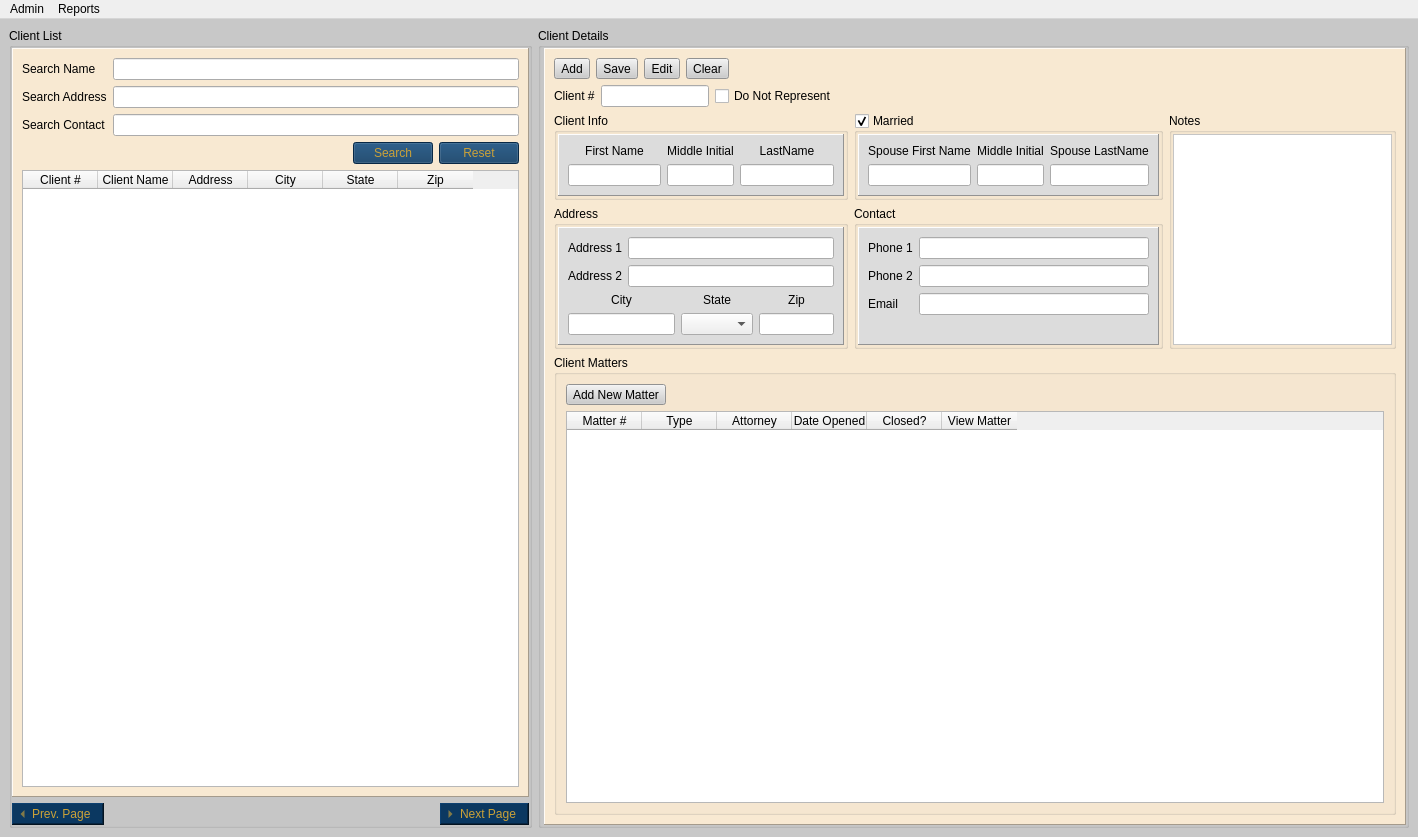
<?xml version="1.0" encoding="UTF-8"?>
<ui version="4.0">
 <class>MainWindow</class>
 <widget class="QMainWindow" name="MainWindow">
  <property name="geometry">
   <rect>
    <x>0</x>
    <y>0</y>
    <width>1418</width>
    <height>837</height>
   </rect>
  </property>
  <property name="windowTitle">
   <string>Rudy Matters</string>
  </property>
  <property name="styleSheet">
   <string notr="true">
QMainWindow#MainWindow{
	
	background-color:rgb(200, 200, 200);
	font: 10pt &quot;Microsoft Tai Le&quot;;
}
QGroupBox{
	font: 75 12pt &quot;Microsoft Tai Le&quot;;
}
QFrame#groupFrame,QFrame#groupFrame_2 {
	
	background-color:rgb(248, 233, 210);
}
QPushButton{
	
	font: 75 10pt &quot;Microsoft Tai Le&quot;;
	color: rgb(202, 161, 56);
	background-color: rgb(11, 56, 97);
}
QToolButton{
	
	background-color: rgb(204, 204, 204);
	font: 75 10pt &quot;Microsoft Tai Le&quot;;
}
QToolButton#prevPage{
	
	font: 75 10pt &quot;Microsoft Tai Le&quot;;
	color: rgb(202, 161, 56);
	background-color: rgb(11, 56, 97);
}
QToolButton#nextPage{
	
	font: 75 10pt &quot;Microsoft Tai Le&quot;;
	color: rgb(202, 161, 56);
	background-color: rgb(11, 56, 97);
}</string>
  </property>
  <widget class="QWidget" name="centralwidget">
   <layout class="QHBoxLayout" name="horizontalLayout_6" stretch="3,5">
    <item>
     <widget class="QGroupBox" name="listGroup">
      <property name="sizePolicy">
       <sizepolicy hsizetype="Expanding" vsizetype="Preferred">
        <horstretch>0</horstretch>
        <verstretch>0</verstretch>
       </sizepolicy>
      </property>
      <property name="title">
       <string>Client List</string>
      </property>
      <property name="alignment">
       <set>Qt::AlignLeading|Qt::AlignLeft|Qt::AlignTop</set>
      </property>
      <property name="flat">
       <bool>true</bool>
      </property>
      <layout class="QVBoxLayout" name="verticalLayout_2">
       <property name="leftMargin">
        <number>0</number>
       </property>
       <property name="topMargin">
        <number>0</number>
       </property>
       <property name="rightMargin">
        <number>0</number>
       </property>
       <property name="bottomMargin">
        <number>0</number>
       </property>
       <item>
        <widget class="QFrame" name="groupFrame">
         <property name="frameShape">
          <enum>QFrame::Panel</enum>
         </property>
         <property name="frameShadow">
          <enum>QFrame::Raised</enum>
         </property>
         <property name="lineWidth">
          <number>1</number>
         </property>
         <layout class="QVBoxLayout" name="verticalLayout">
          <item>
           <layout class="QFormLayout" name="formLayout">
            <item row="0" column="0">
             <widget class="QLabel" name="label">
              <property name="text">
               <string>Search Name</string>
              </property>
             </widget>
            </item>
            <item row="0" column="1">
             <widget class="QLineEdit" name="searchNames"/>
            </item>
            <item row="1" column="0">
             <widget class="QLabel" name="label_2">
              <property name="text">
               <string>Search Address</string>
              </property>
             </widget>
            </item>
            <item row="1" column="1">
             <widget class="QLineEdit" name="searchAddress"/>
            </item>
            <item row="2" column="0">
             <widget class="QLabel" name="label_3">
              <property name="text">
               <string>Search Contact</string>
              </property>
             </widget>
            </item>
            <item row="2" column="1">
             <widget class="QLineEdit" name="searchContacts"/>
            </item>
            <item row="3" column="0" colspan="2">
             <layout class="QHBoxLayout" name="horizontalLayout">
              <item>
               <spacer name="horizontalSpacer_2">
                <property name="orientation">
                 <enum>Qt::Horizontal</enum>
                </property>
                <property name="sizeHint" stdset="0">
                 <size>
                  <width>40</width>
                  <height>20</height>
                 </size>
                </property>
               </spacer>
              </item>
              <item>
               <widget class="QPushButton" name="search">
                <property name="text">
                 <string>Search</string>
                </property>
               </widget>
              </item>
              <item>
               <widget class="QPushButton" name="reset">
                <property name="text">
                 <string>Reset</string>
                </property>
               </widget>
              </item>
             </layout>
            </item>
           </layout>
          </item>
          <item>
           <widget class="QTableWidget" name="clientList">
            <attribute name="horizontalHeaderDefaultSectionSize">
             <number>75</number>
            </attribute>
            <column>
             <property name="text">
              <string>Client #</string>
             </property>
            </column>
            <column>
             <property name="text">
              <string>Client Name</string>
             </property>
            </column>
            <column>
             <property name="text">
              <string>Address</string>
             </property>
            </column>
            <column>
             <property name="text">
              <string>City</string>
             </property>
            </column>
            <column>
             <property name="text">
              <string>State</string>
             </property>
            </column>
            <column>
             <property name="text">
              <string>Zip</string>
             </property>
            </column>
           </widget>
          </item>
         </layout>
        </widget>
       </item>
       <item>
        <layout class="QHBoxLayout" name="horizontalLayout_2">
         <item>
          <widget class="QToolButton" name="prevPage">
           <property name="text">
            <string>Prev. Page</string>
           </property>
           <property name="iconSize">
            <size>
             <width>15</width>
             <height>15</height>
            </size>
           </property>
           <property name="toolButtonStyle">
            <enum>Qt::ToolButtonTextBesideIcon</enum>
           </property>
           <property name="arrowType">
            <enum>Qt::LeftArrow</enum>
           </property>
          </widget>
         </item>
         <item>
          <spacer name="horizontalSpacer">
           <property name="orientation">
            <enum>Qt::Horizontal</enum>
           </property>
           <property name="sizeHint" stdset="0">
            <size>
             <width>40</width>
             <height>20</height>
            </size>
           </property>
          </spacer>
         </item>
         <item>
          <widget class="QToolButton" name="nextPage">
           <property name="text">
            <string>Next Page</string>
           </property>
           <property name="iconSize">
            <size>
             <width>15</width>
             <height>15</height>
            </size>
           </property>
           <property name="toolButtonStyle">
            <enum>Qt::ToolButtonTextBesideIcon</enum>
           </property>
           <property name="arrowType">
            <enum>Qt::RightArrow</enum>
           </property>
          </widget>
         </item>
        </layout>
       </item>
      </layout>
     </widget>
    </item>
    <item>
     <widget class="QGroupBox" name="detailGroup">
      <property name="sizePolicy">
       <sizepolicy hsizetype="Preferred" vsizetype="Expanding">
        <horstretch>0</horstretch>
        <verstretch>0</verstretch>
       </sizepolicy>
      </property>
      <property name="styleSheet">
       <string notr="true"/>
      </property>
      <property name="title">
       <string>Client Details</string>
      </property>
      <property name="flat">
       <bool>true</bool>
      </property>
      <layout class="QVBoxLayout" name="verticalLayout_9">
       <property name="leftMargin">
        <number>3</number>
       </property>
       <property name="topMargin">
        <number>0</number>
       </property>
       <property name="rightMargin">
        <number>0</number>
       </property>
       <property name="bottomMargin">
        <number>0</number>
       </property>
       <item>
        <widget class="QFrame" name="groupFrame_2">
         <property name="frameShape">
          <enum>QFrame::Panel</enum>
         </property>
         <property name="frameShadow">
          <enum>QFrame::Raised</enum>
         </property>
         <layout class="QGridLayout" name="gridLayout_2">
          <item row="3" column="0">
           <widget class="QGroupBox" name="clientAddress">
            <property name="title">
             <string>Address</string>
            </property>
            <property name="flat">
             <bool>true</bool>
            </property>
            <layout class="QVBoxLayout" name="verticalLayout_5">
             <property name="spacing">
              <number>1</number>
             </property>
             <property name="leftMargin">
              <number>1</number>
             </property>
             <property name="topMargin">
              <number>1</number>
             </property>
             <property name="rightMargin">
              <number>1</number>
             </property>
             <property name="bottomMargin">
              <number>1</number>
             </property>
             <item>
              <widget class="QFrame" name="frame_3">
               <property name="styleSheet">
                <string notr="true">QFrame{ background-color: rgb(220, 220, 220); }</string>
               </property>
               <property name="frameShape">
                <enum>QFrame::Panel</enum>
               </property>
               <property name="frameShadow">
                <enum>QFrame::Raised</enum>
               </property>
               <layout class="QFormLayout" name="formLayout_3">
                <item row="0" column="0">
                 <widget class="QLabel" name="label_27">
                  <property name="text">
                   <string>Address 1</string>
                  </property>
                 </widget>
                </item>
                <item row="0" column="1">
                 <widget class="QLineEdit" name="addr1"/>
                </item>
                <item row="1" column="0">
                 <widget class="QLabel" name="label_28">
                  <property name="text">
                   <string>Address 2</string>
                  </property>
                 </widget>
                </item>
                <item row="1" column="1">
                 <widget class="QLineEdit" name="addr2"/>
                </item>
                <item row="2" column="0" colspan="2">
                 <layout class="QGridLayout" name="gridLayout_9">
                  <item row="0" column="0">
                   <widget class="QLabel" name="label_24">
                    <property name="text">
                     <string>City</string>
                    </property>
                    <property name="alignment">
                     <set>Qt::AlignCenter</set>
                    </property>
                   </widget>
                  </item>
                  <item row="0" column="1">
                   <widget class="QLabel" name="label_25">
                    <property name="text">
                     <string>State</string>
                    </property>
                    <property name="alignment">
                     <set>Qt::AlignCenter</set>
                    </property>
                   </widget>
                  </item>
                  <item row="0" column="2">
                   <widget class="QLabel" name="label_26">
                    <property name="text">
                     <string>Zip</string>
                    </property>
                    <property name="alignment">
                     <set>Qt::AlignCenter</set>
                    </property>
                   </widget>
                  </item>
                  <item row="1" column="0">
                   <widget class="QLineEdit" name="city"/>
                  </item>
                  <item row="1" column="1">
                   <widget class="QComboBox" name="state"/>
                  </item>
                  <item row="1" column="2">
                   <widget class="QLineEdit" name="zipcode">
                    <property name="maximumSize">
                     <size>
                      <width>75</width>
                      <height>16777215</height>
                     </size>
                    </property>
                   </widget>
                  </item>
                 </layout>
                </item>
               </layout>
              </widget>
             </item>
            </layout>
           </widget>
          </item>
          <item row="2" column="0">
           <widget class="QGroupBox" name="clientInfo">
            <property name="title">
             <string>Client Info</string>
            </property>
            <property name="flat">
             <bool>true</bool>
            </property>
            <layout class="QVBoxLayout" name="verticalLayout_3">
             <property name="spacing">
              <number>1</number>
             </property>
             <property name="leftMargin">
              <number>1</number>
             </property>
             <property name="topMargin">
              <number>1</number>
             </property>
             <property name="rightMargin">
              <number>1</number>
             </property>
             <property name="bottomMargin">
              <number>1</number>
             </property>
             <item>
              <widget class="QFrame" name="frame">
               <property name="styleSheet">
                <string notr="true">QFrame{ background-color: rgb(220, 220, 220); }</string>
               </property>
               <property name="frameShape">
                <enum>QFrame::Panel</enum>
               </property>
               <property name="frameShadow">
                <enum>QFrame::Raised</enum>
               </property>
               <layout class="QGridLayout" name="gridLayout_3">
                <item row="0" column="0" colspan="2">
                 <layout class="QGridLayout" name="gridLayout">
                  <item row="0" column="0">
                   <widget class="QLabel" name="label_5">
                    <property name="text">
                     <string>First Name</string>
                    </property>
                    <property name="alignment">
                     <set>Qt::AlignCenter</set>
                    </property>
                   </widget>
                  </item>
                  <item row="0" column="1">
                   <widget class="QLabel" name="label_6">
                    <property name="text">
                     <string>Middle Initial</string>
                    </property>
                    <property name="alignment">
                     <set>Qt::AlignCenter</set>
                    </property>
                   </widget>
                  </item>
                  <item row="0" column="2">
                   <widget class="QLabel" name="label_7">
                    <property name="text">
                     <string>LastName</string>
                    </property>
                    <property name="alignment">
                     <set>Qt::AlignCenter</set>
                    </property>
                   </widget>
                  </item>
                  <item row="1" column="0">
                   <widget class="QLineEdit" name="firstName"/>
                  </item>
                  <item row="1" column="1">
                   <widget class="QLineEdit" name="middleInitial">
                    <property name="sizePolicy">
                     <sizepolicy hsizetype="Preferred" vsizetype="Fixed">
                      <horstretch>0</horstretch>
                      <verstretch>0</verstretch>
                     </sizepolicy>
                    </property>
                    <property name="maximumSize">
                     <size>
                      <width>75</width>
                      <height>16777215</height>
                     </size>
                    </property>
                   </widget>
                  </item>
                  <item row="1" column="2">
                   <widget class="QLineEdit" name="lastName"/>
                  </item>
                 </layout>
                </item>
               </layout>
              </widget>
             </item>
            </layout>
           </widget>
          </item>
          <item row="3" column="1">
           <widget class="QGroupBox" name="clientContact">
            <property name="title">
             <string>Contact</string>
            </property>
            <property name="flat">
             <bool>true</bool>
            </property>
            <layout class="QVBoxLayout" name="verticalLayout_6">
             <property name="spacing">
              <number>1</number>
             </property>
             <property name="leftMargin">
              <number>1</number>
             </property>
             <property name="topMargin">
              <number>1</number>
             </property>
             <property name="rightMargin">
              <number>1</number>
             </property>
             <property name="bottomMargin">
              <number>1</number>
             </property>
             <item>
              <widget class="QFrame" name="frame_4">
               <property name="styleSheet">
                <string notr="true">QFrame{ background-color: rgb(220, 220, 220); }</string>
               </property>
               <property name="frameShape">
                <enum>QFrame::Panel</enum>
               </property>
               <property name="frameShadow">
                <enum>QFrame::Raised</enum>
               </property>
               <layout class="QFormLayout" name="formLayout_2">
                <item row="0" column="0">
                 <widget class="QLabel" name="label_33">
                  <property name="text">
                   <string>Phone 1</string>
                  </property>
                 </widget>
                </item>
                <item row="0" column="1">
                 <widget class="QLineEdit" name="phone1"/>
                </item>
                <item row="1" column="0">
                 <widget class="QLabel" name="label_32">
                  <property name="text">
                   <string>Phone 2</string>
                  </property>
                 </widget>
                </item>
                <item row="1" column="1">
                 <widget class="QLineEdit" name="phone2"/>
                </item>
                <item row="2" column="0">
                 <widget class="QLabel" name="label_34">
                  <property name="text">
                   <string>Email</string>
                  </property>
                 </widget>
                </item>
                <item row="2" column="1">
                 <widget class="QLineEdit" name="email"/>
                </item>
               </layout>
              </widget>
             </item>
            </layout>
           </widget>
          </item>
          <item row="2" column="1">
           <widget class="QGroupBox" name="spouseInfo">
            <property name="title">
             <string>Married</string>
            </property>
            <property name="flat">
             <bool>true</bool>
            </property>
            <property name="checkable">
             <bool>true</bool>
            </property>
            <layout class="QVBoxLayout" name="verticalLayout_4">
             <property name="spacing">
              <number>1</number>
             </property>
             <property name="leftMargin">
              <number>1</number>
             </property>
             <property name="topMargin">
              <number>1</number>
             </property>
             <property name="rightMargin">
              <number>1</number>
             </property>
             <property name="bottomMargin">
              <number>1</number>
             </property>
             <item>
              <widget class="QFrame" name="frame_2">
               <property name="styleSheet">
                <string notr="true">QFrame{ background-color: rgb(220, 220, 220); }</string>
               </property>
               <property name="frameShape">
                <enum>QFrame::Panel</enum>
               </property>
               <property name="frameShadow">
                <enum>QFrame::Raised</enum>
               </property>
               <layout class="QGridLayout" name="gridLayout_4">
                <item row="0" column="0" colspan="2">
                 <layout class="QGridLayout" name="gridLayout_5">
                  <item row="0" column="0">
                   <widget class="QLabel" name="label_13">
                    <property name="text">
                     <string>Spouse First Name</string>
                    </property>
                    <property name="alignment">
                     <set>Qt::AlignCenter</set>
                    </property>
                   </widget>
                  </item>
                  <item row="0" column="1">
                   <widget class="QLabel" name="label_14">
                    <property name="text">
                     <string>Middle Initial</string>
                    </property>
                    <property name="alignment">
                     <set>Qt::AlignCenter</set>
                    </property>
                   </widget>
                  </item>
                  <item row="0" column="2">
                   <widget class="QLabel" name="label_15">
                    <property name="text">
                     <string>Spouse LastName</string>
                    </property>
                    <property name="alignment">
                     <set>Qt::AlignCenter</set>
                    </property>
                   </widget>
                  </item>
                  <item row="1" column="0">
                   <widget class="QLineEdit" name="firstName_2"/>
                  </item>
                  <item row="1" column="1">
                   <widget class="QLineEdit" name="middleInitial_2">
                    <property name="sizePolicy">
                     <sizepolicy hsizetype="Preferred" vsizetype="Fixed">
                      <horstretch>0</horstretch>
                      <verstretch>0</verstretch>
                     </sizepolicy>
                    </property>
                    <property name="maximumSize">
                     <size>
                      <width>75</width>
                      <height>16777215</height>
                     </size>
                    </property>
                   </widget>
                  </item>
                  <item row="1" column="2">
                   <widget class="QLineEdit" name="lastName_2"/>
                  </item>
                 </layout>
                </item>
               </layout>
              </widget>
             </item>
            </layout>
           </widget>
          </item>
          <item row="2" column="2" rowspan="2">
           <widget class="QGroupBox" name="clientAddress_3">
            <property name="title">
             <string>Notes</string>
            </property>
            <property name="flat">
             <bool>true</bool>
            </property>
            <layout class="QVBoxLayout" name="verticalLayout_7">
             <property name="spacing">
              <number>1</number>
             </property>
             <property name="leftMargin">
              <number>1</number>
             </property>
             <property name="topMargin">
              <number>1</number>
             </property>
             <property name="rightMargin">
              <number>1</number>
             </property>
             <property name="bottomMargin">
              <number>1</number>
             </property>
             <item>
              <widget class="QTextEdit" name="notes">
               <property name="sizePolicy">
                <sizepolicy hsizetype="Expanding" vsizetype="Preferred">
                 <horstretch>0</horstretch>
                 <verstretch>0</verstretch>
                </sizepolicy>
               </property>
               <property name="styleSheet">
                <string notr="true">background-color: rgb(255, 255, 255);</string>
               </property>
              </widget>
             </item>
            </layout>
           </widget>
          </item>
          <item row="4" column="0" colspan="3">
           <widget class="QGroupBox" name="mattersGroup">
            <property name="sizePolicy">
             <sizepolicy hsizetype="Expanding" vsizetype="Expanding">
              <horstretch>0</horstretch>
              <verstretch>0</verstretch>
             </sizepolicy>
            </property>
            <property name="title">
             <string>Client Matters</string>
            </property>
            <layout class="QVBoxLayout" name="verticalLayout_8">
             <item>
              <layout class="QHBoxLayout" name="horizontalLayout_5">
               <item>
                <widget class="QToolButton" name="addMatter">
                 <property name="text">
                  <string>Add New Matter</string>
                 </property>
                 <property name="icon">
                  <iconset>
                   <normaloff>Icons/plus.ico</normaloff>Icons/plus.ico</iconset>
                 </property>
                 <property name="toolButtonStyle">
                  <enum>Qt::ToolButtonTextBesideIcon</enum>
                 </property>
                </widget>
               </item>
               <item>
                <spacer name="horizontalSpacer_5">
                 <property name="orientation">
                  <enum>Qt::Horizontal</enum>
                 </property>
                 <property name="sizeHint" stdset="0">
                  <size>
                   <width>40</width>
                   <height>20</height>
                  </size>
                 </property>
                </spacer>
               </item>
              </layout>
             </item>
             <item>
              <widget class="QTableWidget" name="matterList">
               <attribute name="horizontalHeaderDefaultSectionSize">
                <number>75</number>
               </attribute>
               <column>
                <property name="text">
                 <string>Matter #</string>
                </property>
               </column>
               <column>
                <property name="text">
                 <string>Type</string>
                </property>
               </column>
               <column>
                <property name="text">
                 <string>Attorney</string>
                </property>
               </column>
               <column>
                <property name="text">
                 <string>Date Opened</string>
                </property>
               </column>
               <column>
                <property name="text">
                 <string>Closed?</string>
                </property>
               </column>
               <column>
                <property name="text">
                 <string>View Matter</string>
                </property>
               </column>
              </widget>
             </item>
            </layout>
           </widget>
          </item>
          <item row="0" column="0" colspan="3">
           <layout class="QHBoxLayout" name="horizontalLayout_3">
            <item>
             <widget class="QToolButton" name="addClient">
              <property name="text">
               <string>Add</string>
              </property>
              <property name="icon">
               <iconset>
                <normaloff>Icons/plus.ico</normaloff>Icons/plus.ico</iconset>
              </property>
              <property name="toolButtonStyle">
               <enum>Qt::ToolButtonTextBesideIcon</enum>
              </property>
             </widget>
            </item>
            <item>
             <widget class="QToolButton" name="saveChanges">
              <property name="text">
               <string>Save</string>
              </property>
              <property name="icon">
               <iconset>
                <normaloff>Icons/save.ico</normaloff>Icons/save.ico</iconset>
              </property>
              <property name="toolButtonStyle">
               <enum>Qt::ToolButtonTextBesideIcon</enum>
              </property>
             </widget>
            </item>
            <item>
             <widget class="QToolButton" name="editClient">
              <property name="text">
               <string>Edit</string>
              </property>
              <property name="icon">
               <iconset>
                <normaloff>Icons/note.ico</normaloff>Icons/note.ico</iconset>
              </property>
              <property name="toolButtonStyle">
               <enum>Qt::ToolButtonTextBesideIcon</enum>
              </property>
             </widget>
            </item>
            <item>
             <widget class="QToolButton" name="clearContent">
              <property name="text">
               <string>Clear</string>
              </property>
              <property name="icon">
               <iconset>
                <normaloff>Icons/clear.ico</normaloff>Icons/clear.ico</iconset>
              </property>
              <property name="toolButtonStyle">
               <enum>Qt::ToolButtonTextBesideIcon</enum>
              </property>
             </widget>
            </item>
            <item>
             <spacer name="horizontalSpacer_4">
              <property name="orientation">
               <enum>Qt::Horizontal</enum>
              </property>
              <property name="sizeHint" stdset="0">
               <size>
                <width>40</width>
                <height>20</height>
               </size>
              </property>
             </spacer>
            </item>
           </layout>
          </item>
          <item row="1" column="0" colspan="3">
           <layout class="QHBoxLayout" name="horizontalLayout_4">
            <item>
             <widget class="QLabel" name="label_4">
              <property name="styleSheet">
               <string notr="true">font: 75 12pt &quot;Microsoft Tai Le&quot;;</string>
              </property>
              <property name="text">
               <string>Client #</string>
              </property>
             </widget>
            </item>
            <item>
             <widget class="QLineEdit" name="clientNum">
              <property name="sizePolicy">
               <sizepolicy hsizetype="Preferred" vsizetype="Fixed">
                <horstretch>0</horstretch>
                <verstretch>0</verstretch>
               </sizepolicy>
              </property>
             </widget>
            </item>
            <item>
             <widget class="QCheckBox" name="checkBox">
              <property name="text">
               <string>Do Not Represent</string>
              </property>
             </widget>
            </item>
            <item>
             <spacer name="horizontalSpacer_3">
              <property name="orientation">
               <enum>Qt::Horizontal</enum>
              </property>
              <property name="sizeHint" stdset="0">
               <size>
                <width>40</width>
                <height>20</height>
               </size>
              </property>
             </spacer>
            </item>
           </layout>
          </item>
         </layout>
        </widget>
       </item>
      </layout>
     </widget>
    </item>
   </layout>
  </widget>
  <widget class="QMenuBar" name="menubar">
   <property name="geometry">
    <rect>
     <x>0</x>
     <y>0</y>
     <width>1418</width>
     <height>21</height>
    </rect>
   </property>
   <widget class="QMenu" name="menuAdmin">
    <property name="title">
     <string>Admin</string>
    </property>
    <addaction name="actionManage_Matter_Types"/>
    <addaction name="actionManage_Users"/>
   </widget>
   <widget class="QMenu" name="menuReports">
    <property name="title">
     <string>Reports</string>
    </property>
   </widget>
   <addaction name="menuAdmin"/>
   <addaction name="menuReports"/>
  </widget>
  <action name="actionManage_Users">
   <property name="text">
    <string>Manage Users</string>
   </property>
  </action>
  <action name="actionManage_Matter_Types">
   <property name="text">
    <string>Manage Matter Types</string>
   </property>
  </action>
 </widget>
 <tabstops>
  <tabstop>searchNames</tabstop>
  <tabstop>searchAddress</tabstop>
  <tabstop>searchContacts</tabstop>
  <tabstop>search</tabstop>
  <tabstop>reset</tabstop>
  <tabstop>clientList</tabstop>
  <tabstop>clientNum</tabstop>
  <tabstop>checkBox</tabstop>
  <tabstop>firstName</tabstop>
  <tabstop>middleInitial</tabstop>
  <tabstop>lastName</tabstop>
  <tabstop>spouseInfo</tabstop>
  <tabstop>firstName_2</tabstop>
  <tabstop>middleInitial_2</tabstop>
  <tabstop>lastName_2</tabstop>
  <tabstop>addr1</tabstop>
  <tabstop>addr2</tabstop>
  <tabstop>city</tabstop>
  <tabstop>state</tabstop>
  <tabstop>zipcode</tabstop>
  <tabstop>phone1</tabstop>
  <tabstop>phone2</tabstop>
  <tabstop>email</tabstop>
  <tabstop>notes</tabstop>
  <tabstop>addMatter</tabstop>
  <tabstop>matterList</tabstop>
  <tabstop>addClient</tabstop>
  <tabstop>saveChanges</tabstop>
  <tabstop>editClient</tabstop>
  <tabstop>clearContent</tabstop>
  <tabstop>prevPage</tabstop>
  <tabstop>nextPage</tabstop>
 </tabstops>
 <resources/>
 <connections/>
</ui>
